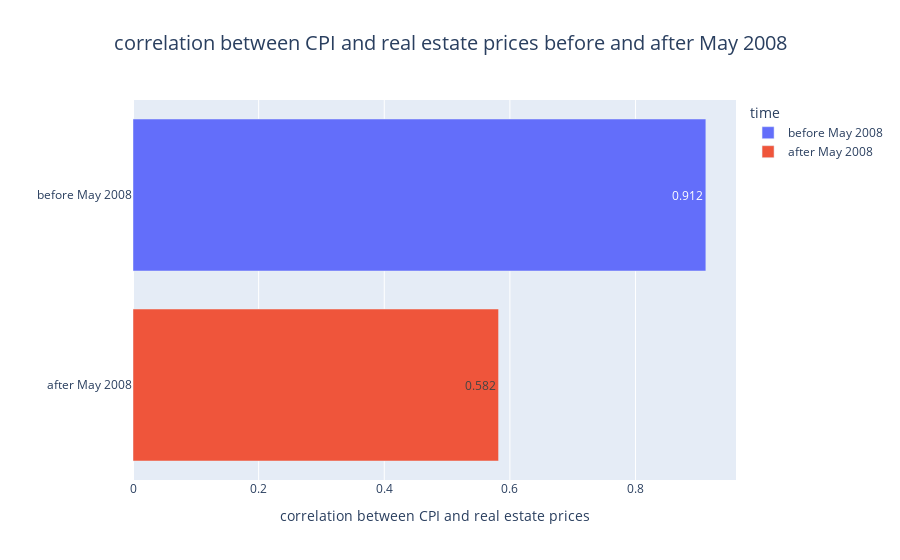

Notebook source saved alongside this figure:
### Code cell
# corr in high\low inflation environment
df['dt'] = pd.to_datetime(df['dt'])
display(Markdown((f"#### By looking at the chart, we can see that before 2008 the correlation was much higher than after. As a result, I decided to calculated them separately.")))
df_before_may_2008 = df[df['dt'] < datetime(year=2005, month=5, day=1)]
correlation_beofre_may_2008 = round(df_before_may_2008['inflation'].corr(df_before_may_2008['price_change']), 3)
df_after_may_2008 = df[df['dt'] > datetime(year=2005, month=5, day=1)]
correlation_after_may_2008 = round(df_after_may_2008['inflation'].corr(df_after_may_2008['price_change']), 3)
df_for_fig = pd.DataFrame({'correlation between CPI and real estate prices': [correlation_beofre_may_2008, correlation_after_may_2008],
                   'time':['before May 2008', 'after May 2008']})
fig = px.bar(df_for_fig, y="time", x='correlation between CPI and real estate prices', color="time",
             title="correlation between CPI and real estate prices before and after May 2008",
             text="correlation between CPI and real estate prices", orientation='h')
fig.update_layout(yaxis={'visible': True, 'showticklabels': True, 'title':""})
fig.update_layout(title_x=0.5, titlefont=dict(size=20))
fig.show()

### Figure 1 — Plotly figure (JSON) as saved in the notebook; plotly's stock layout.template omitted (floating-point values rounded to 4 significant figures)
{"data": [{"alignmentgroup": "True", "hovertemplate": "time=%{y}<br>correlation between CPI and real estate prices=%{text}<extra></extra>", "legendgroup": "before May 2008", "marker": {"color": "#636efa"}, "name": "before May 2008", "offsetgroup": "before May 2008", "orientation": "h", "showlegend": true, "text": [0.912], "textposition": "auto", "type": "bar", "x": [0.912], "xaxis": "x", "y": ["before May 2008"], "yaxis": "y"}, {"alignmentgroup": "True", "hovertemplate": "time=%{y}<br>correlation between CPI and real estate prices=%{text}<extra></extra>", "legendgroup": "after May 2008", "marker": {"color": "#EF553B"}, "name": "after May 2008", "offsetgroup": "after May 2008", "orientation": "h", "showlegend": true, "text": [0.582], "textposition": "auto", "type": "bar", "x": [0.582], "xaxis": "x", "y": ["after May 2008"], "yaxis": "y"}], "layout": {"barmode": "relative", "legend": {"title": {"text": "time"}, "tracegroupgap": 0}, "title": {"font": {"size": 20}, "text": "correlation between CPI and real estate prices before and after May 2008", "x": 0.5}, "xaxis": {"anchor": "y", "domain": [0, 1], "title": {"text": "correlation between CPI and real estate prices"}}, "yaxis": {"anchor": "x", "categoryarray": ["after May 2008", "before May 2008"], "categoryorder": "array", "domain": [0, 1], "showticklabels": true, "title": {"text": ""}, "visible": true}}}
